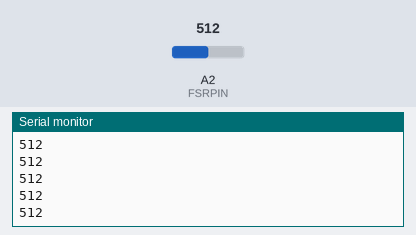
Simulated run of this sketch. Board: Arduino Uno, built with avr-gcc and run on an emulated ATmega328P. Parts: the last lines printed to the serial monitor. The test bench sets the inputs (shaded band); at power-on: A2 (FSRPIN) = 512.

Above: at 1.2 s.
1.3 s: A2 (FSRPIN) set to 716
At 1.9 s:
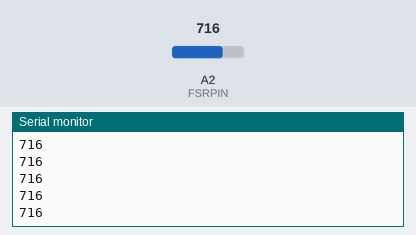
2.8 s: A2 (FSRPIN) set to 900
At 3.6 s:
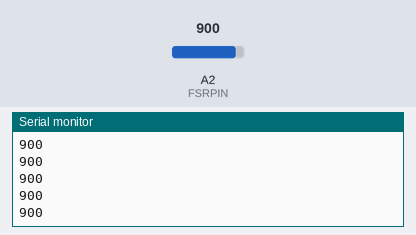
Timing chart, 0 to 5.8 s (numbered marks = the images above; inputs shaded):
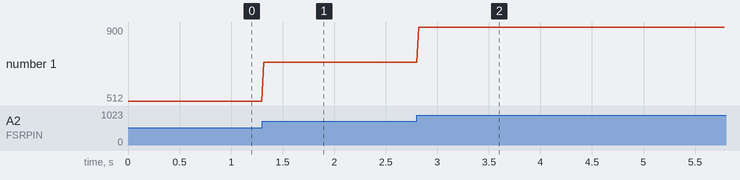

Measured:
- after the input at 1.3 s, the serial monitor: prints a new line at once (image 1)
- after the input at 2.8 s, the serial monitor: prints a new line at once (image 2)
- plotted number 1: 512 → 716 after the input at 1.3 s, 716 → 900 after the input at 2.8 s

The sketch:

FSR.ino
```cpp
int FSRPIN = A2;

void setup() {
  // put your setup code here, to run once:
  Serial.begin(9600);
}

void loop() {
  // print the sensor values:
  Serial.print(analogRead(FSRPIN));
  Serial.println();
  // delay before next reading:
  delay(20);

}
```
